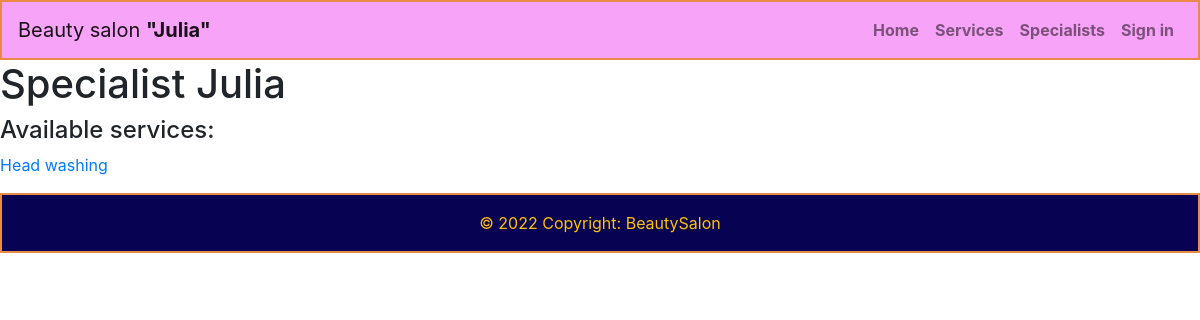
The app's page /specialists/3/, older data.
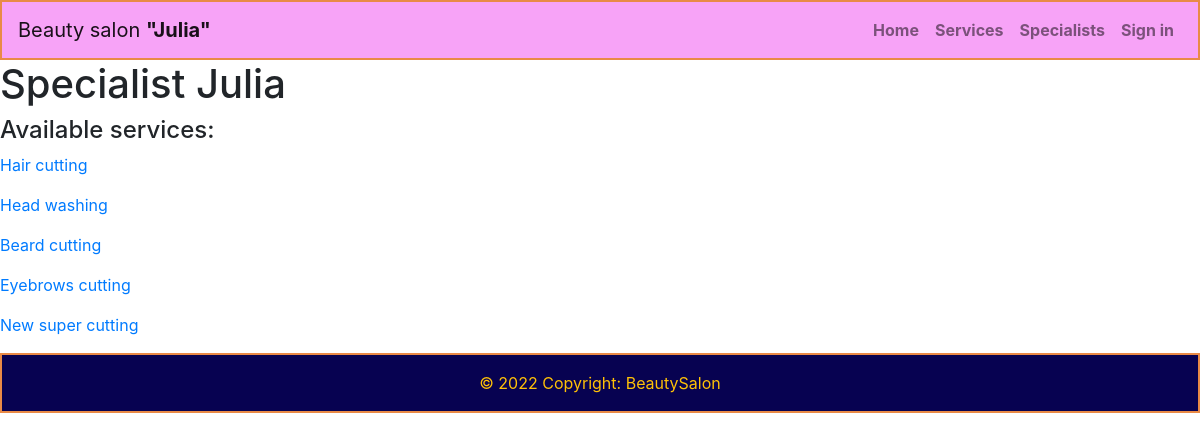
The same page, newer data.
### salon/models.py (models this page shows, shortened)
class Service(models.Model):
    name = models.CharField(max_length=250, unique=True)
    price = models.FloatField()
    duration = models.IntegerField()

### salon/views.py (the view)
# urls.py: path('specialists/<int:specialist_id>/', views.one_specialist, name='one_specialist'),
def one_specialist(request, specialist_id):
    specialist = {}
    available_services = []
    try:
        specialist = Specialist.objects.filter(status=2,
                                               id=specialist_id
                                               ).first()
        available_services = Service.objects.filter(specialist__id=specialist.id).all()
    except Exception as err:
        print(err)
    return render(request, 'salon/specialist.html', {'specialist': specialist,
                                                     'services': available_services})

### salon/templates/salon/specialist.html (shortened to what this page needs)
{% extends 'salon/base.html' %}
{% load static %}
{% block content %}
<h1>Specialist {{specialist.name}}</h1>
<h4>Available services:</h4>
{% for service in services %}
    <p><a href="{% url 'one_service' service.name specialist.id%}">{{service.name}}</a></p>
{% endfor %}
{% endblock %}

Row changes from the older to the newer data that the page shows:
now on this page (row unchanged): Service: name "Hair cutting"
now on this page (row unchanged): Service: name "Beard cutting"
added Service: name "Eyebrows cutting"
added Service: name "New super cutting"
